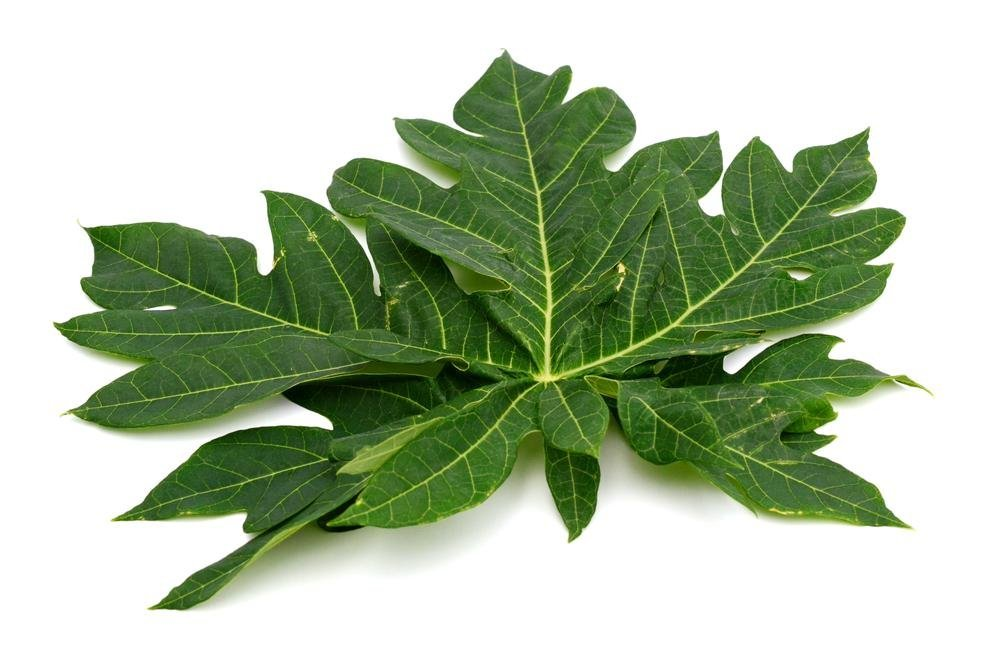
#> input picture PengolahanCitraDigitalSesi2/DaunPepaya.jpg, 1000 x 666 px, found by its file name
$ python PCD2.py
#> lines starting #> are read from the running program, lines starting #| are printed output that depends on the picture; after the words box and inside, x2 and y2 are one past the last pixel; in counts of white or black regions, pixels touching at a corner belong together
import numpy as np
import imageio.v3 as imageio
import cv2
import os

paths = [
    r"E:\CODINGAN\PengolahanCitraDigitalSesi2\DaunPepaya.jpg",
    r"E:\CODINGAN\PengolahanCitraDigitalSesi2\DaunSingkong.jpg",
    r"E:\CODINGAN\PengolahanCitraDigitalSesi2\DaunKenikir.jpg"
]

# Memproses setiap gambar
def process_image(path):
    # Membaca gambar
    image_source = imageio.imread(path)
#> image_source is the input picture: shape (666, 1000, 3); mean R, G, B 177.9, 192.8, 166.8

    if image_source is None:
        print(f"Error: Gambar {path} tidak ditemukan atau gagal dibaca!")
        return

    if len(image_source.shape) != 3 or image_source.shape[2] != 3:
        print(f"Gambar {path} tidak dalam format RGB.")
        return

    red_ch = image_source[:, :, 0]
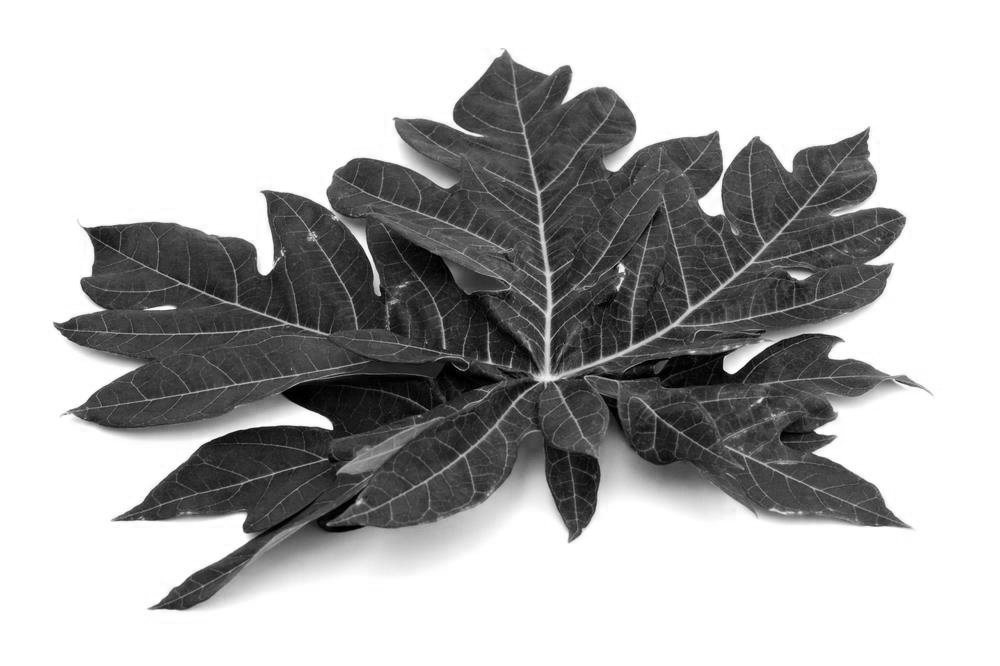
#> red_ch: shape (666, 1000); min 0, max 255, mean 177.9
    green_ch = image_source[:, :, 1]
    blue_ch = image_source[:, :, 2]
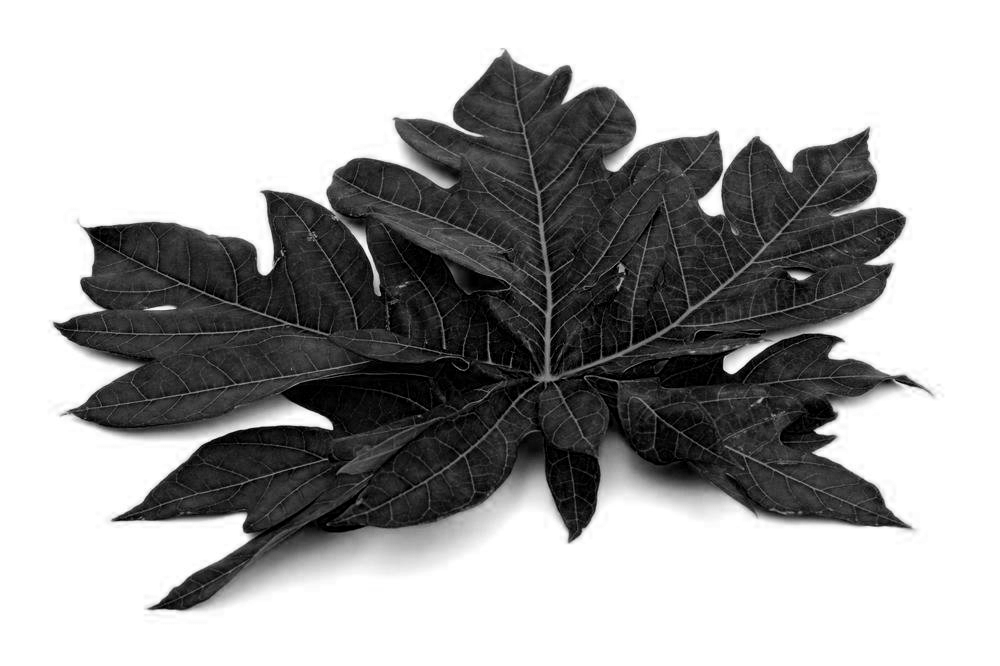
#> blue_ch: shape (666, 1000); min 0, max 255, mean 166.8

    image_red = np.zeros_like(image_source)
    image_green = np.zeros_like(image_source)
    image_blue = np.zeros_like(image_source)

    image_red[:, :, 0] = red_ch
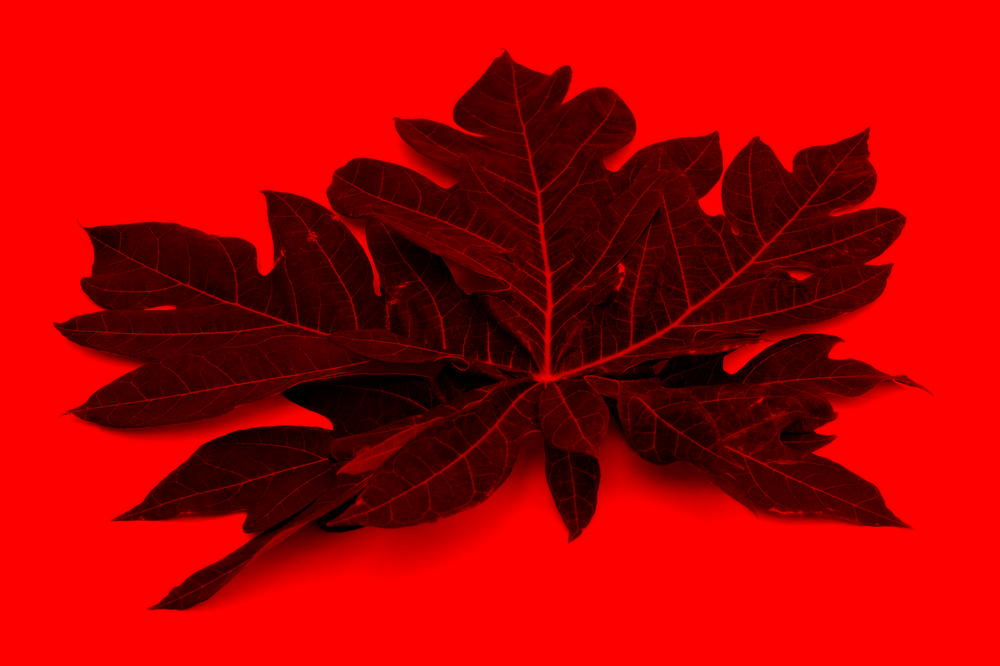
#> image_red: shape (666, 1000, 3); mean of channels 0, 1, 2 177.9, 0, 0; drawn as R, G, B
    image_green[:, :, 1] = green_ch
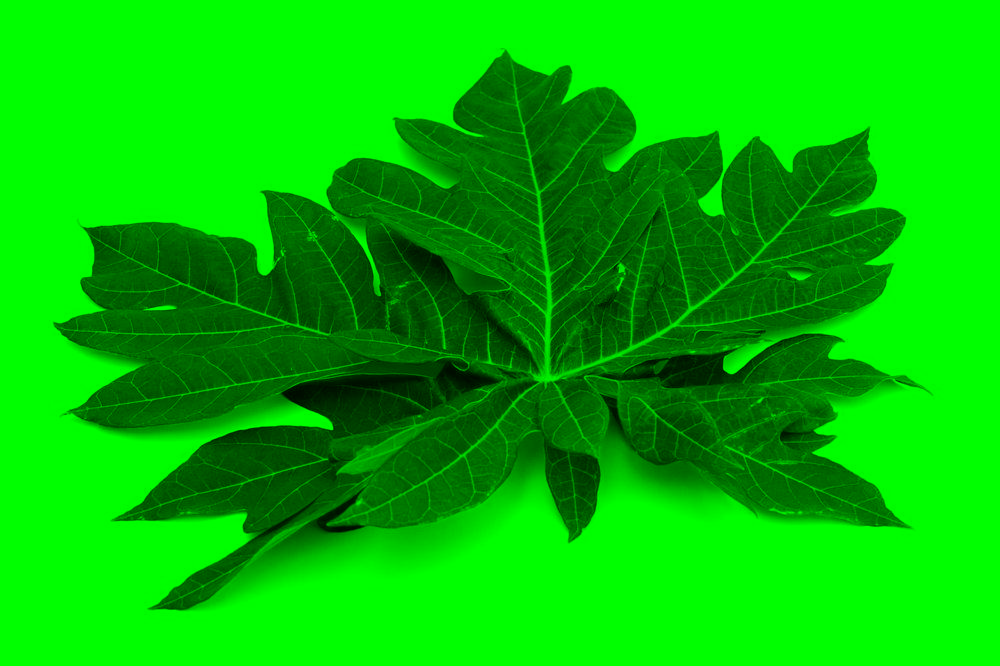
#> image_green: shape (666, 1000, 3); mean of channels 0, 1, 2 0, 192.8, 0; drawn as R, G, B
    image_blue[:, :, 2] = blue_ch
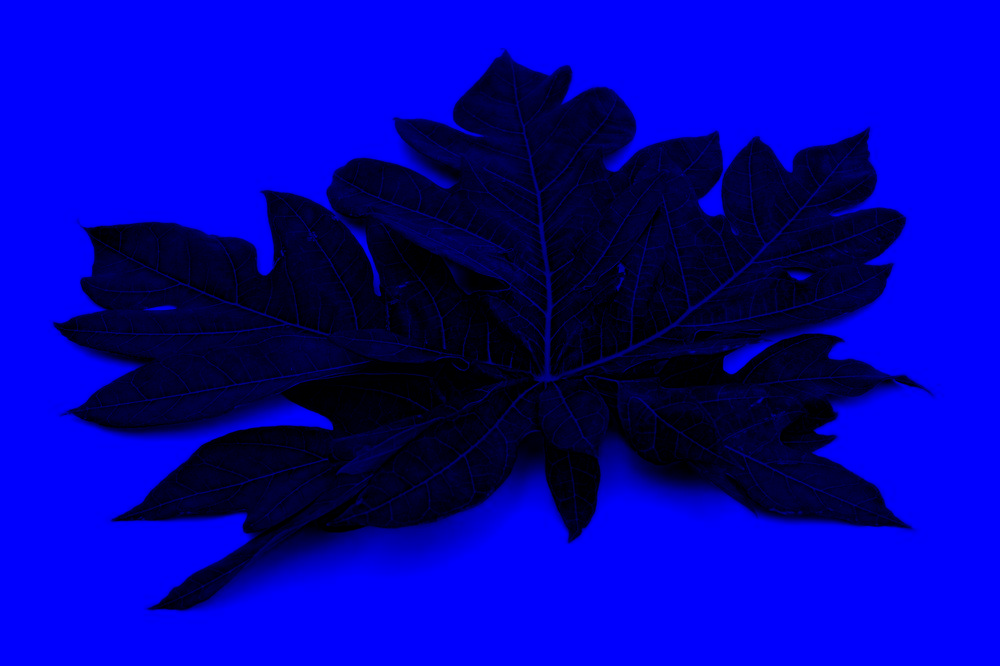
#> image_blue: shape (666, 1000, 3); mean of channels 0, 1, 2 0, 0, 166.8; drawn as R, G, B

    # Konversi ke grayscale
    image_grayscale = cv2.cvtColor(image_source, cv2.COLOR_RGB2GRAY)
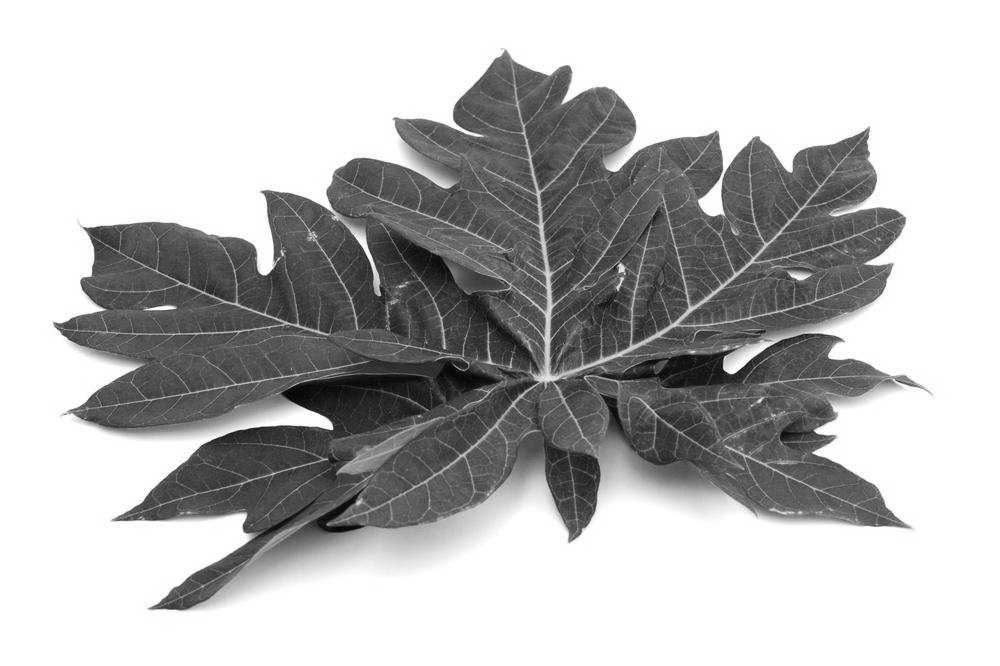
#> image_grayscale: shape (666, 1000); min 4, max 255, mean 185.3

    # Konversi ke threshold (binner)
    _, image_threshold = cv2.threshold(image_grayscale, 127, 255, cv2.THRESH_BINARY)
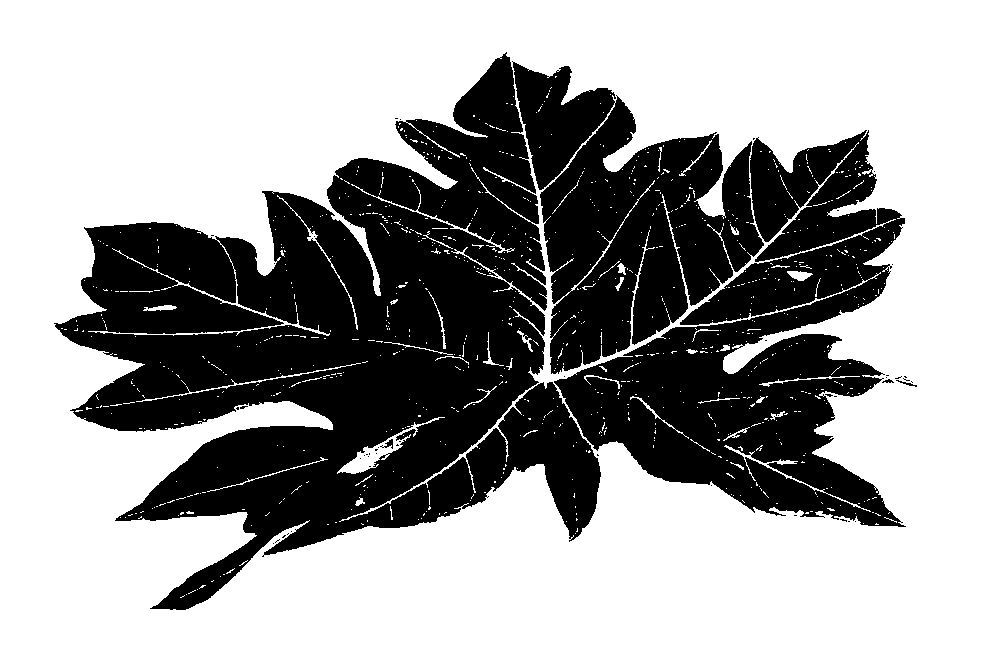
#> image_threshold: shape (666, 1000); 63.1% white; 51 black regions (45 under 20 px), largest, box (x1, y1, x2, y2) and area: (54, 52, 601, 610) 142803, (554, 130, 906, 527) 60882, (512, 61, 764, 374) 41978, (380, 439, 393, 449) 51, (896, 380, 917, 387) 38, (882, 379, 894, 383) 27

    # Membuat nama file tanpa ekstensi untuk penyimpanan
    file_name = os.path.basename(path).split('.')[0]

    # Simpan gambar hasil representasi setiap channel dan konversi
    imageio.imwrite(f"{file_name}_red.jpg", image_red)
    imageio.imwrite(f"{file_name}_green.jpg", image_green)
    imageio.imwrite(f"{file_name}_blue.jpg", image_blue)
    imageio.imwrite(f"{file_name}_grayscale.jpg", image_grayscale)
    imageio.imwrite(f"{file_name}_threshold.jpg", image_threshold)

    print(f"Gambar {file_name} telah diproses.")

# Proses semua gambar satu per satu
for path in paths:
    process_image(path)
#> pass 2 of the loop `for path in paths:`:
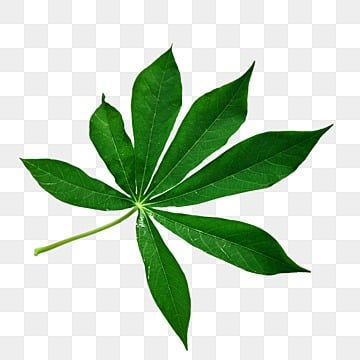
#> input picture PengolahanCitraDigitalSesi2/DaunSingkong.jpg, 360 x 360 px, found by its file name
#> in process_image, image_source is the input picture: shape (360, 360, 3); mean R, G, B 193.6, 211.5, 191.2
#> red_ch: shape (360, 360)
#> green_ch: shape (360, 360)
#> blue_ch: shape (360, 360)
#> image_red: shape (360, 360, 3)
#> image_green: shape (360, 360, 3)
#> image_blue: shape (360, 360, 3)
#> image_grayscale: shape (360, 360)
#> in process_image (call 2), `_, image_threshold = cv2.threshold(image_grayscale, 127, 255, cv2.THRE..`:
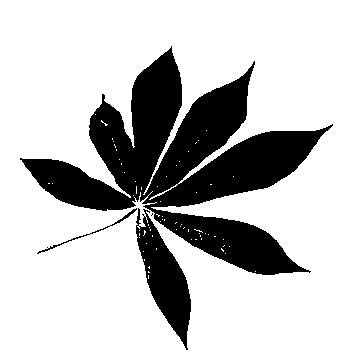
#> image_threshold: shape (360, 360); 76.9% white; 4 black regions (1 under 20 px), largest, box (x1, y1, x2, y2) and area: (20, 46, 333, 275) 26323, (136, 208, 191, 350) 3410, (37, 208, 137, 254) 191
#> in process_image (call 2), `imageio.imwrite(f"{file_name}_blue.jpg", image_blue)`:
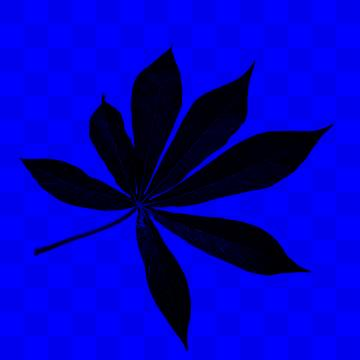
#> saved as DaunSingkong_blue.jpg: shape (360, 360, 3); mean R, G, B 0.5, 0.6, 190.3
#> pass 3 of the loop `for path in paths:`:
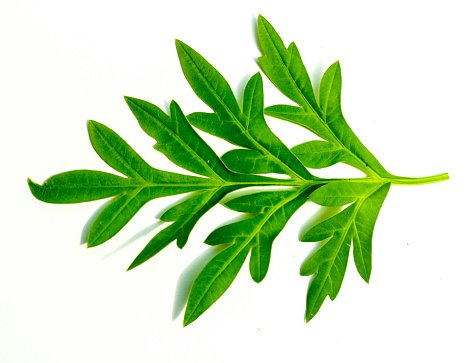
#> input picture PengolahanCitraDigitalSesi2/DaunKenikir.jpg, 476 x 363 px, found by its file name
#> in process_image, image_source is the input picture: shape (363, 476, 3); mean R, G, B 201.1, 226.4, 186.1
#> red_ch: shape (363, 476)
#> green_ch: shape (363, 476)
#> blue_ch: shape (363, 476)
#> image_red: shape (363, 476, 3)
#> image_green: shape (363, 476, 3)
#> image_blue: shape (363, 476, 3)
#> image_grayscale: shape (363, 476)
#> in process_image (call 3), `_, image_threshold = cv2.threshold(image_grayscale, 127, 255, cv2.THRE..`:
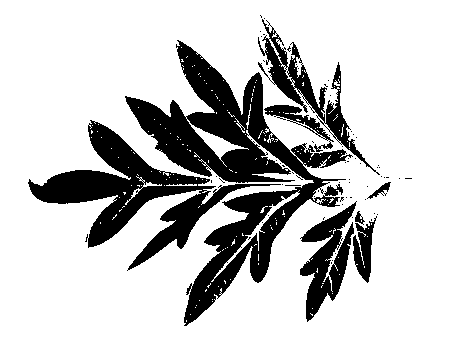
#> image_threshold: shape (363, 476); 79.9% white; 72 black regions (64 under 20 px), largest, box (x1, y1, x2, y2) and area: (125, 40, 353, 326) 17453, (28, 120, 281, 271) 9345, (258, 19, 380, 175) 3000
#> in process_image (call 3), `imageio.imwrite(f"{file_name}_blue.jpg", image_blue)`:
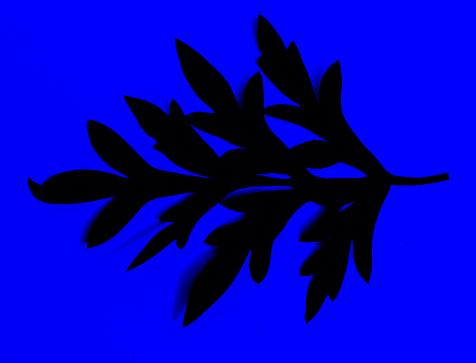
#> saved as DaunKenikir_blue.jpg: shape (363, 476, 3); mean R, G, B 0.6, 0.4, 185.5

print("Selesai!")
